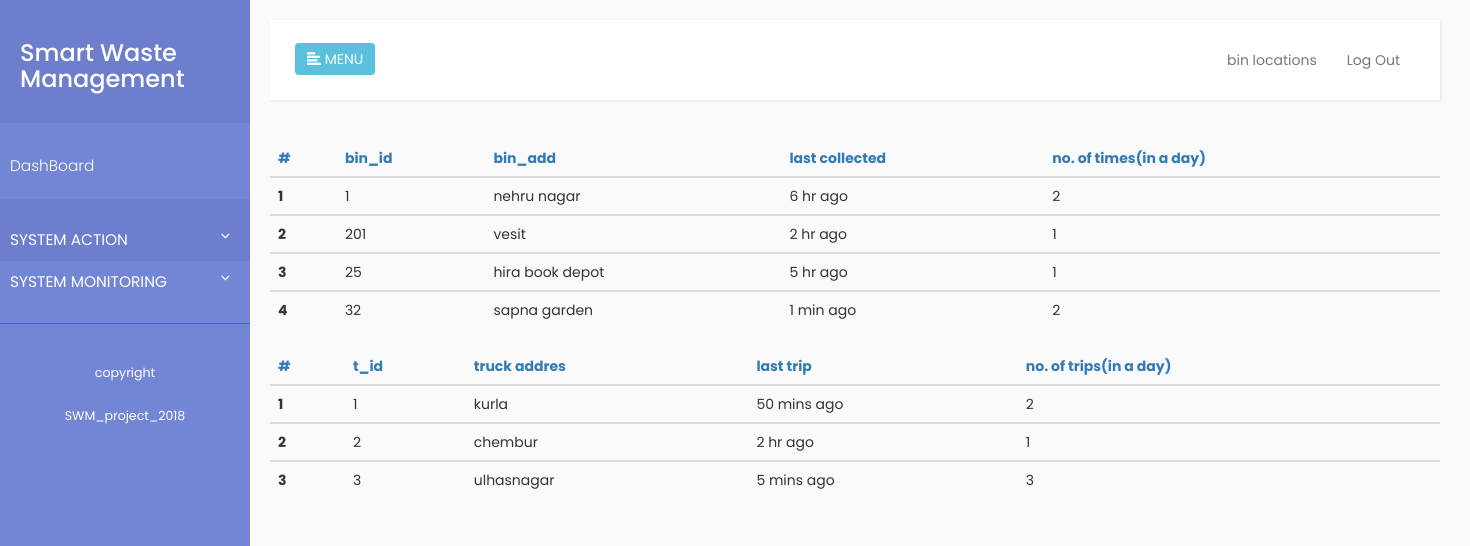
Screenshot of /SWM_web/assis_index.php (signed in) with the database file from the repository.
### tables this page shows
CREATE TABLE `bins_analysis` (
  `bins_id` int(10) NOT NULL,
  `bin_add` varchar(30) NOT NULL,
  `last_collected` varchar(30) NOT NULL,
  `times` int(10) NOT NULL
);

CREATE TABLE `truck_analysis` (
  `t_id` int(10) NOT NULL,
  `t_add` varchar(30) NOT NULL,
  `last_trip` varchar(30) NOT NULL,
  `trips` int(10) NOT NULL
);

### SWM_web/assis_index.php (the view, shortened to what this page needs)
<?php
 include('session.php');
?>
<!DOCTYPE html>
<html>
    <head>
        <link rel="stylesheet" href="https://maxcdn.bootstrapcdn.com/bootstrap/3.3.7/css/bootstrap.min.css">
        <link rel="stylesheet" href="style.css">
    </head>
    <body>
        <div class="wrapper">
            <nav id="sidebar">
                <div class="sidebar-header">
                    <a href="index.php"><h3>Smart Waste Management</h3><a>
                </div>
                <ul class="list-unstyled components">
                    <p>DashBoard</p>
                    <li class="active">
                        <a href="#homeSubmenu" data-toggle="collapse" aria-expanded="false">SYSTEM ACTION</a>
                    </li>
                    <li>
                        <a href="#pageSubmenu" data-toggle="collapse" aria-expanded="false">SYSTEM MONITORING</a>
                    </li>
                </ul>
                 <ul class="list-unstyled CTAs">
                    <li><a>copyright</a></li>
                    <li><a>SWM_project_2018</a></li>
                </ul>
            </nav>
            <div id="content">
                <nav class="navbar navbar-default">
                    <div class="container-fluid">
                        <div class="navbar-header">
                            <button type="button" id="sidebarCollapse" class="btn btn-info navbar-btn">
                                <i class="glyphicon glyphicon-align-left"></i>
                                <span>MENU</span>
                            </button>
                        </div>
                        <div class="collapse navbar-collapse" id="bs-example-navbar-collapse-1">
                            <ul class="nav navbar-nav navbar-right">
                                <li><a ><?php echo $login_session; ?></a></li>
                                <li><a href="Area.php">bin locations</a></li>
                                <li><a href="logout.php">Log Out</a></li>
                            </ul>
                        </div>
                    </div>
                </nav>
                <div class=" col-lg-12 content-wrapper">
      <div class="row" id="show">
                    <table class="table table-hover">
                       <thead>
                          <tr class="text-primary">
                             <th>#</th>
                             <th>bin_id</th>
                             <th>bin_add</th>
                             <th>last collected</th>
                             <th>no. of times(in a day)</th>
                          </tr>
                       </thead>
<?php
$sql = "select * from bins_analysis" ;
$count=1;
$result = mysqli_query($db , $sql);
if (mysqli_num_rows($result) > 0) {
while($row = mysqli_fetch_assoc($result)) { ?>
                        <tbody>
                           <tr>
                              <th scope="row">
                              <?php echo $count; ?>
                              </th>
                              <td>
                              <?php echo $row['bins_id']; ?>
                              </td>
                              <td>
                              <?php echo $row['bin_add']; ?>
                              </td>
                              <td>
                              <?php echo $row['last_collected']; ?>
                              </td>
                              <td>
                              <?php echo $row['times']; ?>
                              </td>
                           </tr>
                        </tbody>
<?php
$count++;
}
} else {
echo "0 results";
}
?>
      </table>
</div>
</div>
       <div class=" col-lg-12 content-wrapper">
      <div class="row" id="show">
                    <table class="table table-hover">
                       <thead>
                          <tr class="text-primary">
                             <th>#</th>
                             <th>t_id</th>
                             <th>truck addres</th>
                             <th>last trip</th>
                             <th>no. of trips(in a day)</th>
                          </tr>
                       </thead>
<?php
$sql = "select * from truck_analysis" ;
$count=1;
$result = mysqli_query($db , $sql);
if (mysqli_num_rows($result) > 0) {
while($row = mysqli_fetch_assoc($result)) { ?>
                        <tbody>
                           <tr>
                              <th scope="row">
                              <?php echo $count; ?>
                              </th>
                              <td>
                              <?php echo $row['t_id']; ?>
                              </td>
                              <td>
                              <?php echo $row['t_add']; ?>
                              </td>
                              <td>
                              <?php echo $row['last_trip']; ?>
                              </td>
                              <td>
                              <?php echo $row['trips']; ?>
                              </td>
                           </tr>
                        </tbody>
<?php
$count++;
}
} else {
echo "0 results";
}
?>
      </table>
</div>
</div>
             <div class="container">
</div>
    </body>
</html>

### SWM_web/style.css (style rules this page uses)
body { font-family: 'Poppins', sans-serif; background: #fafafa; }
p { font-family: 'Poppins', sans-serif; font-size: 1.1em; font-weight: 300; line-height: 1.7em; color: #999; }
a, a:hover, a:focus { color: inherit; text-decoration: none; transition: all 0.3s; }
.navbar { padding: 15px 10px; background: #fff; border: none; border-radius: 0; margin-bottom: 40px; box-shadow: 1px 1px 3px rgba(0, 0, 0, 0.1); }
.navbar-btn { box-shadow: none; outline: none !important; border: none; }
.wrapper { display: flex; align-items: stretch; }
#sidebar { min-width: 250px; max-width: 250px; background: #7386D5; color: #fff; transition: all 0.3s; }
#sidebar .sidebar-header { padding: 20px; background: #6d7fcc; }
#sidebar ul.components { padding: 20px 0; border-bottom: 1px solid #47748b; }
#sidebar ul p { color: #fff; padding: 10px; }
#sidebar ul li a { padding: 10px; font-size: 1.1em; display: block; }
#sidebar ul li.active > a, a[aria-expanded="true"] { color: #fff; background: #6d7fcc; }
a[data-toggle="collapse"] { position: relative; }
a[aria-expanded="false"]::before, a[aria-expanded="true"]::before { content: '\e259'; display: block; position: absolute; right: 20px; font-family: 'Glyphicons Halflings'; font-size: 0.6em; }
ul.CTAs { padding: 20px; }
ul.CTAs a { text-align: center; font-size: 0.9em !important; display: block; border-radius: 5px; margin-bottom: 5px; }
#content { padding: 20px; min-height: 100vh; transition: all 0.3s; }

### rows the page displays
bins_analysis: bins_id "1", bin_add "nehru nagar", last_collected "6 hr ago", times "2"
bins_analysis: bins_id "201", bin_add "vesit", last_collected "2 hr ago", times "1"
bins_analysis: bins_id "25", bin_add "hira book depot", last_collected "5 hr ago", times "1"
bins_analysis: bins_id "32", bin_add "sapna garden", last_collected "1 min ago", times "2"
truck_analysis: t_id "1", t_add "kurla", last_trip "50 mins ago", trips "2"
truck_analysis: t_id "2", t_add "chembur", last_trip "2 hr ago", trips "1"
truck_analysis: t_id "3", t_add "ulhasnagar", last_trip "5 mins ago", trips "3"
